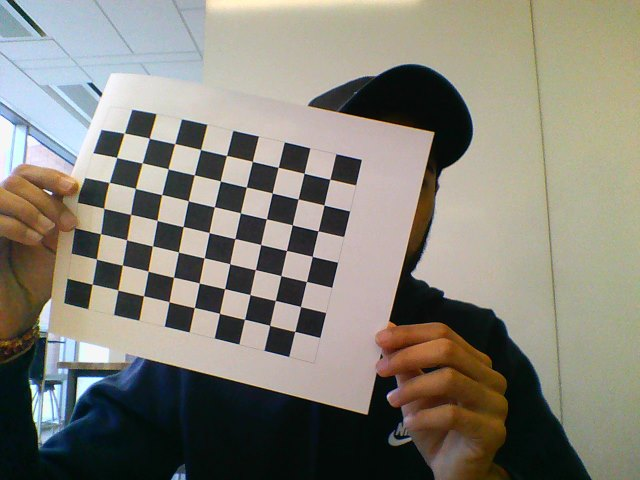
#> input picture Chess Board/Snapshot_20181018.JPG, 640 x 480 px; its folder holds only this picture in this run
$ python hw4_3.py   (Python 2 division)
#> lines starting #> are read from the running program, lines starting #| are printed output that depends on the picture; after the words box and inside, x2 and y2 are one past the last pixel; in counts of white or black regions, pixels touching at a corner belong together; long printed decimals are rounded
# Dhruvik Patel
# Homework 4 - Problem 3

import numpy as np
import cv2 as cv
import glob

criteria = (cv.TERM_CRITERIA_EPS + cv.TERM_CRITERIA_MAX_ITER, 30, 0.001)

objp = np.zeros((9*7,3), np.float32)
objp[:,:2] = np.mgrid[0:7,0:9].T.reshape(-1,2)

objpoints = []
imgpoints = []
images = glob.glob('*.jpg')
for imgName in images:
    img = cv.imread(imgName)
#> img is the input picture: shape (480, 640, 3); mean B, G, R 119.6, 130, 133
    gray = cv.cvtColor(img, cv.COLOR_BGR2GRAY)
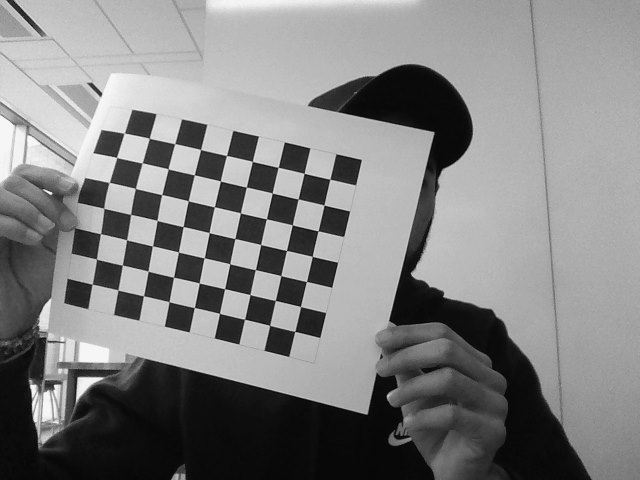
#> gray: shape (480, 640); min 1, max 254, mean 129.7

    ret, corners = cv.findChessboardCorners(gray, (7,9), None)
#> ret = True; corners = 63 rows, first 8: [92.06, 283.9], [96.52, 259.2], [100.4, 234], [109, 215], [116.6, 177.5], [116.8, 157.4], [124.2, 133.1], [117.9, 290.3]

    if ret == True:
        objpoints.append(objp)
        corners2 = cv.cornerSubPix(gray,corners, (11,11), (-1,-1), criteria)
#> corners2 = 63 rows, first 8: [92.13, 284.2], [96.47, 259.1], [100.5, 233.8], [103.7, 208.2], [109.1, 182.4], [116.6, 157.5], [124.3, 133.1], [117.9, 290]
        imgpoints.append(corners)

        cv.drawChessboardCorners(img, (7,9), corners2, ret)
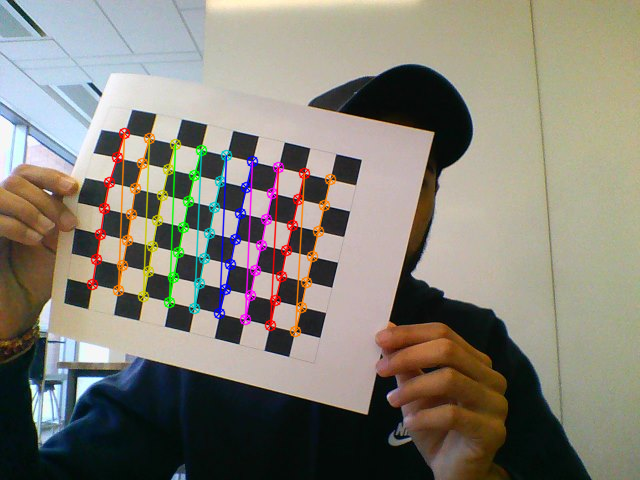
#> img: shape (480, 640, 3); 4.12% of pixels changed, all inside (x1, y1, x2, y2) = (86, 127, 337, 338)
        cv.imshow('img', img)
        cv.waitKey(500)

ret, mtx, dist, rvecs, tvecs = cv.calibrateCamera(objpoints, imgpoints, gray.shape[::-1], None, None)
#> ret = 0.712; mtx = [[1441.9, 0, 350.3], [0, 1481.5, 278.6], [0, 0, 1]]; dist = [[-7.93, 240.5, -0.0992, -0.237, -3631.2]]; rvecs = ([0.25, 0.0357, -1.34],); tvecs = ([-9.87, 0.363, 55.18],)

cv.destroyAllWindows()

np.set_printoptions(suppress=True)

print 'K:'
print mtx
#| [[1441.916    0.          350.290]
#|  [   0.         1481.471  278.647]
#|  [   0.            0.            1.        ]]

rot =[]
rot, jac = cv.Rodrigues(rvecs[0], jacobian=None)
#> rot = [[0.234, 0.965, -0.117], [-0.958, 0.208, -0.2], [-0.169, 0.159, 0.973]]

Mwrot = np.dot(mtx, rot)
#> Mwrot = [[277.9, 1447.5, 171.4], [-1465.6, 351.8, -25.36], [-0.169, 0.159, 0.973]]
M = np.around(np.hstack([Mwrot, tvecs[0]]), decimals=3)
#> M = [[277.9, 1447.5, 171.4, -9.87], [-1465.6, 351.8, -25.36, 0.363], [-0.169, 0.159, 0.973, 55.18]]
print 'M:'
print M
#| [[  277.881  1447.491   171.395    -9.874]
#|  [-1465.605   351.794   -25.364     0.363]
#|  [   -0.169     0.159     0.973    55.183]]

$ run again, on Chess Board/Snapshot_20181018_12.JPG
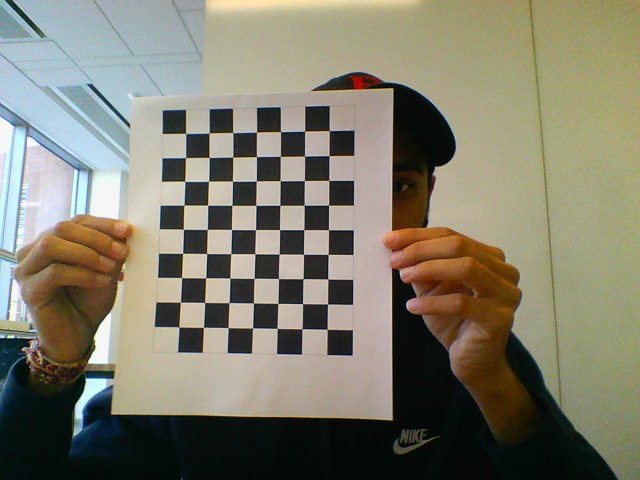
#> input picture Chess Board/Snapshot_20181018_12.JPG, 640 x 480 px
#> img is the input picture: shape (480, 640, 3); mean B, G, R 108.3, 125.3, 127.8
#> `gray = cv.cvtColor(img, cv.COLOR_BGR2GRAY)`:
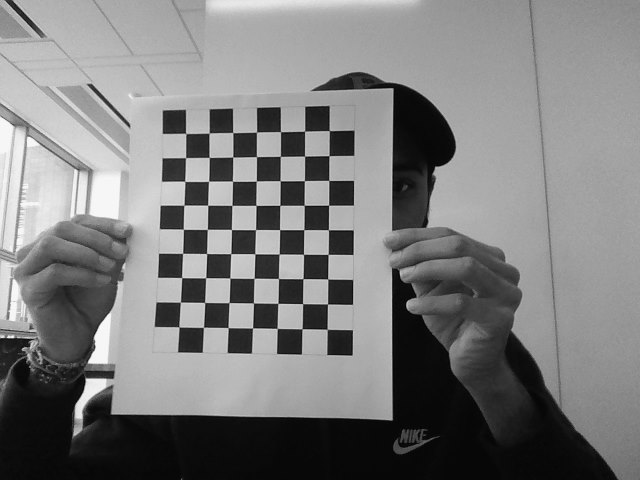
#> gray: shape (480, 640); min 0, max 254, mean 124.1
#> `ret, corners = cv.findChessboardCorners(gray, (7,9), None)`: ret = True; corners = 63 rows, first 8: [327.3, 329.4], [302.1, 328.7], [277.3, 328.5], [252.6, 327.9], [228.2, 327.6], [203.4, 327.4], [178.9, 327], [327.5, 304]
#> corners2 = 63 rows, first 8: [327.2, 329.3], [302, 328.8], [277.2, 328.4], [252.5, 327.9], [228.2, 327.6], [203.5, 327.3], [178.9, 326.8], [327.5, 303.9]
#> `cv.drawChessboardCorners(img, (7,9), corners2, ret)`:
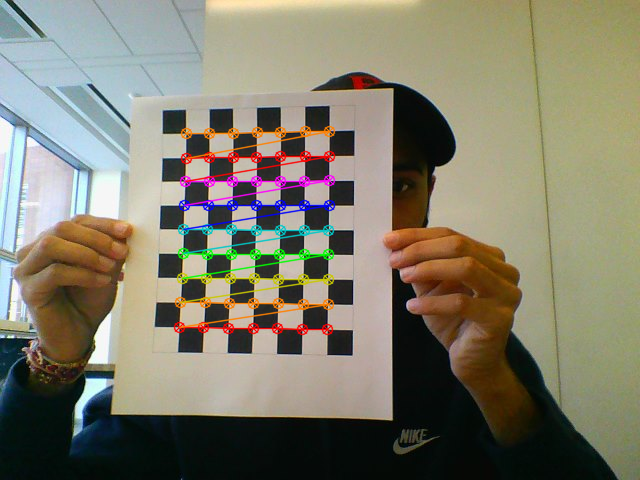
#> img: shape (480, 640, 3); 3.92% of pixels changed, all inside (x1, y1, x2, y2) = (173, 125, 336, 336)
#> `ret, mtx, dist, rvecs, tvecs = cv.calibrateCamera(objpoints, imgpoints..`: ret = 0.178; mtx = [[326.1, 0, 341.4], [0, 324.5, 262.6], [0, 0, 1]]; dist = [[0.184, -0.288, -0.00878, -0.000939, 0.199]]; rvecs = ([-0.164, -0.118, -3.13],); tvecs = ([-0.569, 2.65, 12.91],)
#| [[326.052   0.         341.369]
#|  [  0.         324.488 262.550]
#|  [  0.           0.           1.        ]]
#> rot = [[-0.995, 0.0106, 0.104], [-0.00271, -0.997, 0.0753], [0.105, 0.0746, 0.992]]
#> Mwrot = [[-288.6, 28.9, 372.5], [26.56, -304, 284.8], [0.105, 0.0746, 0.992]]
#> M = [[-288.6, 28.9, 372.5, -0.569], [26.56, -304, 284.8, 2.65], [0.105, 0.075, 0.992, 12.91]]
#| [[-288.592   28.9    372.454   -0.569]
#|  [  26.557 -303.985  284.803    2.653]
#|  [   0.105    0.075    0.992   12.914]]

$ run again, on Chess Board/Snapshot_20181018_13.JPG
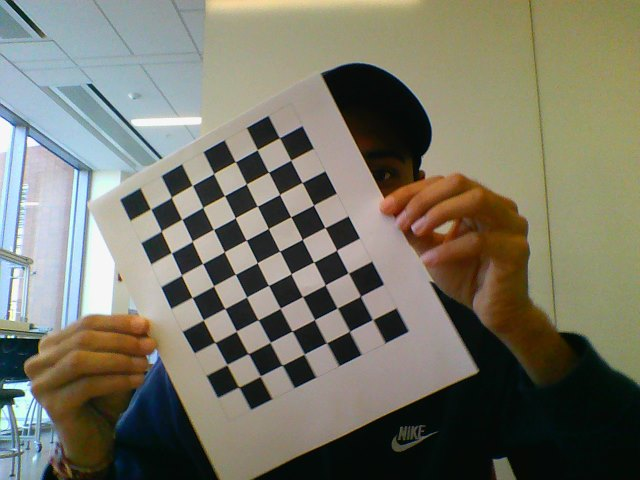
#> input picture Chess Board/Snapshot_20181018_13.JPG, 640 x 480 px
#> img is the input picture: shape (480, 640, 3); mean B, G, R 104.4, 118.6, 120
#> `gray = cv.cvtColor(img, cv.COLOR_BGR2GRAY)`:
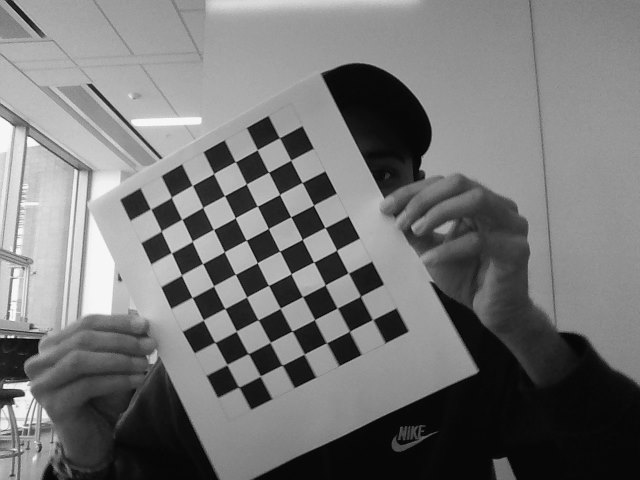
#> gray: shape (480, 640); min 0, max 254, mean 117.4
#> `ret, corners = cv.findChessboardCorners(gray, (7,9), None)`: ret = True; corners = 63 rows, first 8: [150.6, 208.8], [171.5, 197.3], [192.2, 185.4], [213.6, 173.7], [235.2, 161.6], [257.1, 149.6], [279.4, 137.7], [161.3, 231.2]
#> corners2 = 63 rows, first 8: [150.6, 209.1], [171.4, 197.3], [192.3, 185.4], [213.6, 173.5], [235.3, 161.7], [257.2, 149.7], [279.4, 137.8], [161.2, 231]
#> `cv.drawChessboardCorners(img, (7,9), corners2, ret)`:
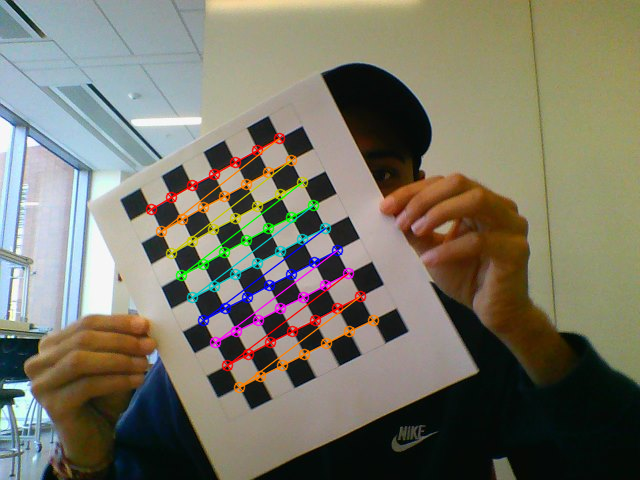
#> img: shape (480, 640, 3); 3.69% of pixels changed, all inside (x1, y1, x2, y2) = (145, 132, 380, 394)
#> `ret, mtx, dist, rvecs, tvecs = cv.calibrateCamera(objpoints, imgpoints..`: ret = 0.236; mtx = [[1323.7, 0, 314.1], [0, 1322.6, 240.6], [0, 0, 1]]; dist = [[1.9, -250.1, 0.0438, 0.131, 7176.5]]; rvecs = ([0.0805, -0.0646, -0.473],); tvecs = ([-6.72, -1.31, 51.24],)
#| [[1323.688    0.          314.127]
#|  [   0.         1322.647  240.625]
#|  [   0.            0.            1.        ]]
#> rot = [[0.888, 0.452, -0.0808], [-0.457, 0.887, -0.0624], [0.0435, 0.0924, 0.995]]
#> Mwrot = [[1189.6, 627.3, 205.5], [-594.1, 1195.7, 156.8], [0.0435, 0.0924, 0.995]]
#> M = [[1189.6, 627.3, 205.5, -6.72], [-594.1, 1195.7, 156.8, -1.31], [0.043, 0.092, 0.995, 51.24]]
#| [[1189.595  627.257  205.521   -6.721]
#|  [-594.052 1195.746  156.812   -1.314]
#|  [   0.043    0.092    0.995   51.244]]

$ run again, on Chess Board/Snapshot_20181018_14.JPG
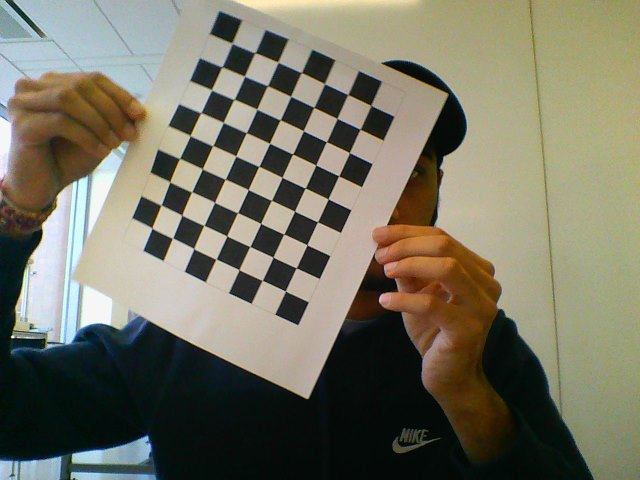
#> input picture Chess Board/Snapshot_20181018_14.JPG, 640 x 480 px
#> img is the input picture: shape (480, 640, 3); mean B, G, R 99.5, 115.9, 118.4
#> `gray = cv.cvtColor(img, cv.COLOR_BGR2GRAY)`:
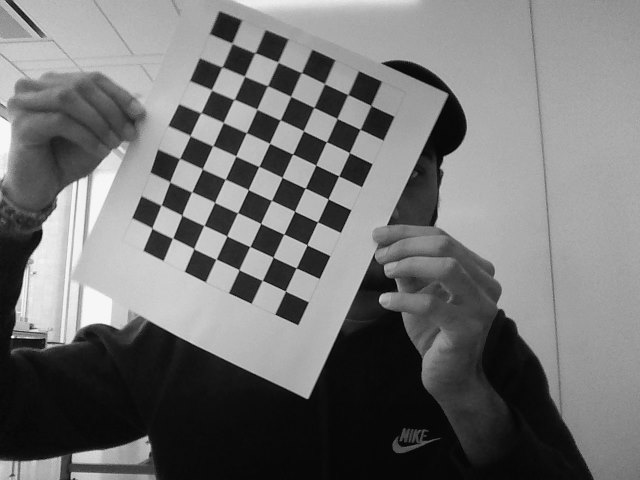
#> gray: shape (480, 640); min 0, max 253, mean 114.8
#> `ret, corners = cv.findChessboardCorners(gray, (7,9), None)`: ret = True; corners = 63 rows, first 8: [231.7, 42.74], [255, 52.74], [277.9, 61.99], [301.6, 72.52], [324.4, 83.69], [347.9, 94.57], [371, 105.4], [221.8, 66.88]
#> corners2 = 63 rows, first 8: [232, 43.31], [255, 52.75], [277.9, 62.2], [301.3, 72.54], [324.5, 83.65], [347.8, 94.53], [370.8, 105.4], [222, 66.87]
#> `cv.drawChessboardCorners(img, (7,9), corners2, ret)`:
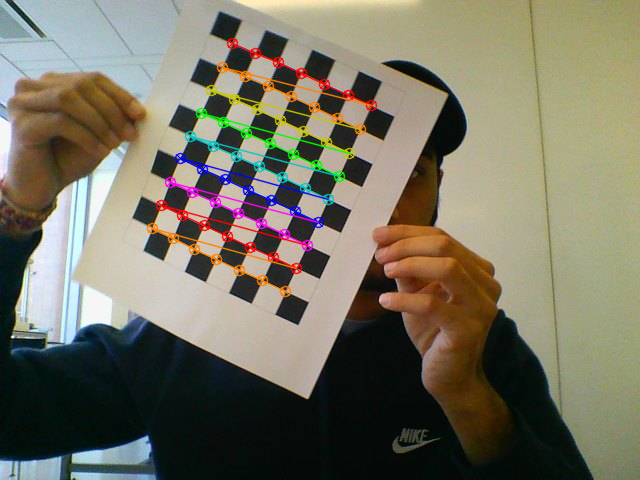
#> img: shape (480, 640, 3); 3.92% of pixels changed, all inside (x1, y1, x2, y2) = (146, 37, 378, 298)
#> `ret, mtx, dist, rvecs, tvecs = cv.calibrateCamera(objpoints, imgpoints..`: ret = 0.352; mtx = [[629.5, 0, 373], [0, 630.7, 203], [0, 0, 1]]; dist = [[0.665, -4.35, 0.0437, 0.0148, 1.14]]; rvecs = ([0.126, 0.0404, 0.44],); tvecs = ([-5.5, -6.33, 24.29],)
#| [[629.452   0.         372.953]
#|  [  0.         630.731  202.967]
#|  [  0.           0.           1.        ]]
#> rot = [[0.904, -0.422, 0.0663], [0.427, 0.897, -0.113], [-0.0117, 0.131, 0.991]]
#> Mwrot = [[564.8, -216.8, 411.5], [266.9, 592.4, 129.8], [-0.0117, 0.131, 0.991]]
#> M = [[564.8, -216.8, 411.5, -5.5], [266.9, 592.4, 129.8, -6.33], [-0.012, 0.131, 0.991, 24.29]]
#| [[ 564.799 -216.826  411.452   -5.497]
#|  [ 266.906  592.399  129.776   -6.327]
#|  [  -0.012    0.131    0.991   24.293]]

$ run again, on Chess Board/Snapshot_20181018_1.JPG
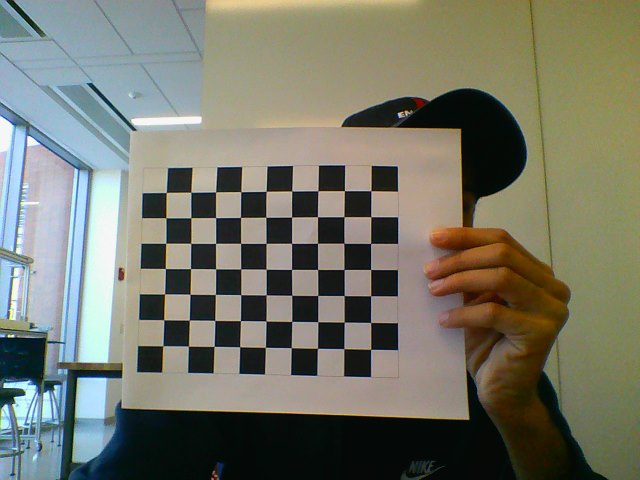
#> input picture Chess Board/Snapshot_20181018_1.JPG, 640 x 480 px
#> img is the input picture: shape (480, 640, 3); mean B, G, R 105.5, 119, 118.1
#> `gray = cv.cvtColor(img, cv.COLOR_BGR2GRAY)`:
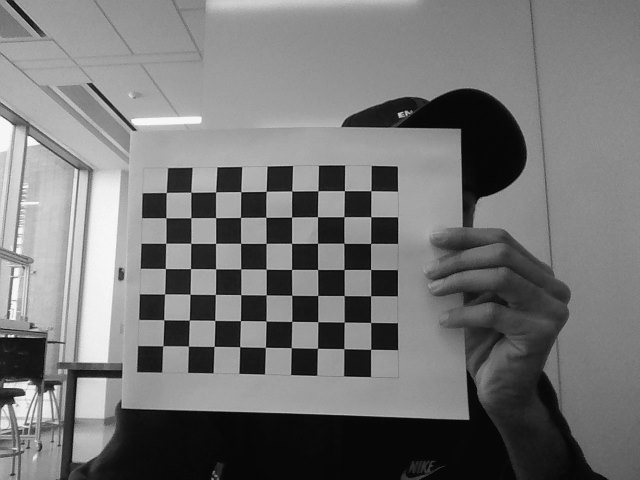
#> gray: shape (480, 640); min 1, max 255, mean 117.2
#> `ret, corners = cv.findChessboardCorners(gray, (7,9), None)`: ret = True; corners = 63 rows, first 8: [370.9, 190.7], [370.8, 216.7], [370.6, 243.4], [370.7, 269.4], [370.6, 295.7], [370.6, 322.5], [370.6, 349.3], [344.4, 190.7]
#> corners2 = 63 rows, first 8: [370.9, 190.7], [370.8, 216.7], [370.6, 243.4], [370.6, 269.5], [370.6, 295.7], [370.6, 322.4], [370.6, 349.3], [344.4, 190.7]
#> `cv.drawChessboardCorners(img, (7,9), corners2, ret)`:
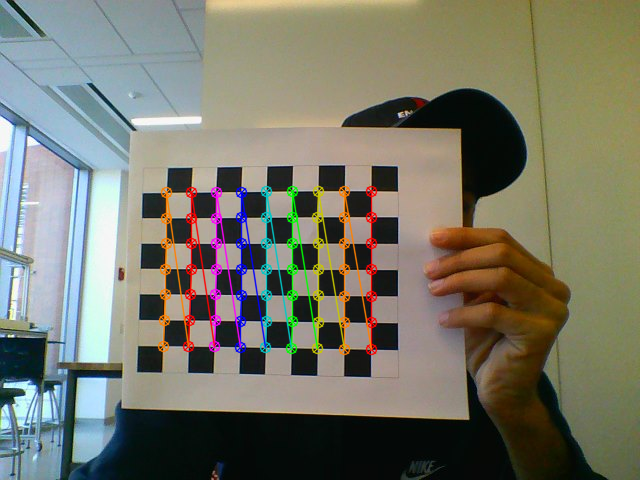
#> img: shape (480, 640, 3); 4.11% of pixels changed, all inside (x1, y1, x2, y2) = (157, 185, 378, 356)
#> `ret, mtx, dist, rvecs, tvecs = cv.calibrateCamera(objpoints, imgpoints..`: ret = 0.225; mtx = [[657.9, 0, 329.8], [0, 648.8, 196.9], [0, 0, 1]]; dist = [[-0.417, 6.77, -0.014, -0.0159, -24.43]]; rvecs = ([0.0922, 0.184, 1.56],); tvecs = ([1.52, -0.254, 24.32],)
#| [[657.855   0.         329.798 ]
#|  [  0.         648.832 196.862]
#|  [  0.           0.           1.        ]]
#> rot = [[0.00261, -0.985, 0.175], [0.998, 0.0129, 0.0575], [-0.0588, 0.175, 0.983]]
#> Mwrot = [[-17.68, -590, 439.5], [636.1, 42.77, 230.8], [-0.0588, 0.175, 0.983]]
#> M = [[-17.68, -590, 439.5, 1.52], [636.1, 42.77, 230.8, -0.254], [-0.059, 0.175, 0.983, 24.32]]
#| [[ -17.681 -590.006  439.454    1.516]
#|  [ 636.127   42.774  230.761   -0.254]
#|  [  -0.059    0.175    0.983   24.322]]
